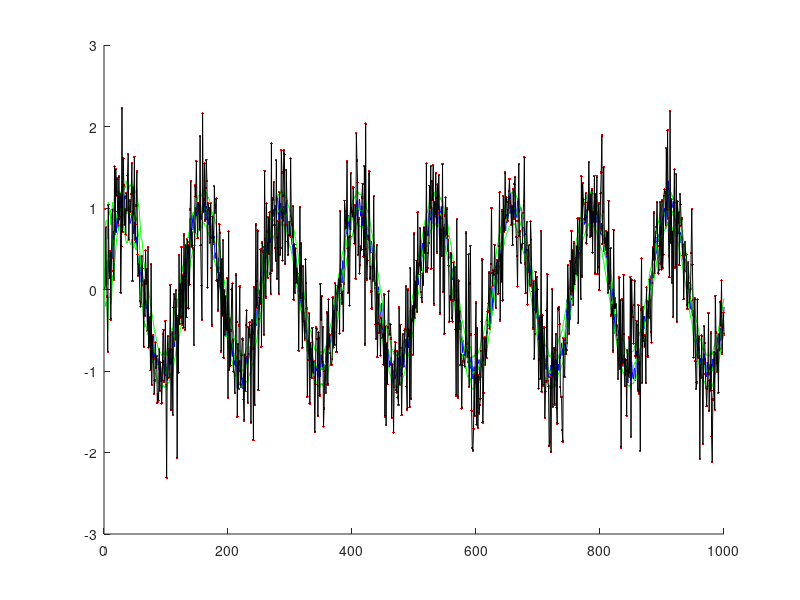

Write MATLAB code to recreate this figure.
function distributed_info_filter()
% Extended Kalman Filter Demo

%{

Version 1.0, September 2006

This tutorial was written by Jose Manuel Rodriguez, 
Universidad Politecnica de Catalua, Spain
Based on the Technical Document by
Juan Andrade-Cetto, "The Kalman Filter", March 2002
%}

%{
x is the real plant behavior, in this case a sinus wave
with the following formulation:

x(time)=sin(frec(@ time-1)*time-1) + ramdom error signal("sigmav")
frec(time)=frec(@ time-1)

x_ is the predicted state, this is where Kalman filter will come 
and where we will correct our estimations using an observation

z is the observation of the real plant, in this case corresponding only to 
the position at a given time. Note that this observation is subject to an
error, therefore the resulting equation is: z(time)=x(time)+ramdom error("sigmaw")

Our first prediction will come from the plant ideal behavior, then
using the observations and error covariance we will obtain a better estimate.

xc is the ideal plant behavior... this is used just for comparison

P is the state error covariances at a given time of all the involved variables,
note that we are forming x as a 2 by 1 matrix with the following:
x(1,n) -> position
x(2,n) -> frecuency

Our functions are as following for this example:
Let's say:
f1: x1(time)=sin(x2(time-1)*(time-1))+V     V->ramdom plant error
f2: x2(time)=x2(time-1)
h:  y=x1+w                                  w->ramdom sensor error

F is the Jacobian of the transfer function due to the involved variables,
in this case these are x1 and x2, therefore F will be a 2 by 2 matrix 
(always the matrix is square). The resulting F depends on time and must be
computed for every step that the system takes.

F is as follows:
F -> df1/dx1 = 0    df1/dx2 = cos(x2*time)*time
     df2/dx1 = 0    df2/dx1 = 1

%}

clear all; close all;


% Initial Conditions
x(:,1) = [0;0.05];      %Our real plant initial condition       
x_(:,1) = [0;0.04];     %Our estimate initial conidition (they might differ)
xc = x_;                %Set the ideal model as we think it should start
P = [0.01 0;            %set initial error covariance for position & frec, both at sigma 0.1, P=diag([sigma_pos_init^2 sigmav_frec_init^2])
     0     0.01];

I = inv(P);
I_=I;
y(:,1) = I*x_(:,1);
y_=I*x_(:,1);
x_info(:,1) = [0;0.04];
sigmav = 0.1;           %the covariance coeficient for the position error, sigma
sigmaw = 0.5;           %the covariance coeficient for the frecuency error, sigma
Q = sigmav*sigmav;      %the error covariance constant to be used, in this case just a escalar unit
R = sigmaw*sigmaw;      %the error covariance constant to be used, in this case just a escalar unit

G = [1;0];              %G is the Jacobian of the plant tranfer functions due to the error.
Q_1=pinv(G*Q*G');
R_1=inv(R);
H = [ 1 0];             %H is the Jacobian of the sensor transfer functions due to the variables involved
W = 1;                  %W is the Jacobian of the sensor transfer functions due to the error.

steps = 1000;   %Amount of steps to simulate

% bucle
for i =2:steps          %start @ time=2 
  % the real plant
  x(:,i) = [sin(x(2,i-1)*(i-1)) + randn*sigmav ; x(2,i-1) ];
  z(i) = x(1,i) + randn*sigmaw;
%%
  % blind prediction (just for comparison)
  xc(:,i) = [sin(xc(2,i-1)*(i-1)); xc(2,i-1)];  
  % prediction
  x_(:,i) = [sin(x_(2,i-1)*(i-1)); x_(2,i-1)];
  z_(i) = x_(1,i);

  % compute F
  F = [0 i*cos(x_(2,i)*i);
       0 1];
  
  % Prediction of the plant covariance
  P = F*P*F' + G*Q*G';
  % Innovation Covariance
  S = H*P*H'+R;

%%  
  % Kalman's gain
  K = P*H'*inv(S);
  % State check up and update
  x_(:,i) = x_(:,i) + K * (z(i)-z_(i));
  
  % Covariance check up and update
  P = (eye(2)-K*H)*P;
%%  
  % Info filter
  I=I_+H'*R_1*H;
  y(:,i)=y_+H'*R_1*z(i);
  x_info(:,i) = pinv(I)*y(:,i);
  
    %%
  %prediction info filter
  F2=[0 i*cos(x_info(2,i)*i);
       0 1];
   F2=F;
  A_1=pinv(F2);
  M=A_1'*I*A_1;
  
  C=M*pinv(M+Q_1);
  L=eye(2)-C;
  I_=L*M*L'+C*Q_1*C';
  y_=L*A_1'*y(:,i);
% P_info_=G*Q*G'+F2*pinv(I)*F2';
% I_=pinv(P_info_);
% y_=P_info_\F2*pinv(I)*y(:,i);
%%
  sigmaP(:,i)=sqrt(diag(P)); %sigmap is for storing the current error covariance for ploting pourposes
end

figure(1);clf; hold on;
plot(x(1,:),'-b');                  %plot the real plant behavior
plot(z,'.r');                       %plot the observations over this plant
plot(x_(1,:),'-g');                 %plot the Kalman filter prediction over the plant
% plot(xc(1,:),'-m');                 %The original thought of the plant
plot(x_(1,:)+2*sigmaP(1,:),'-g');   %These two are the threshold in witch I'm certain that the plant state is at a given time
plot(x_(1,:)-2*sigmaP(1,:),'-g');
plot(x_info(1,:),'-k');

% figure(2);clf;hold on;
% plot(x(2,:),'-b');                  %Frecuency estimation
% plot(x_(2,:),'-g');                 %Frecuency filtered by Kalman
end